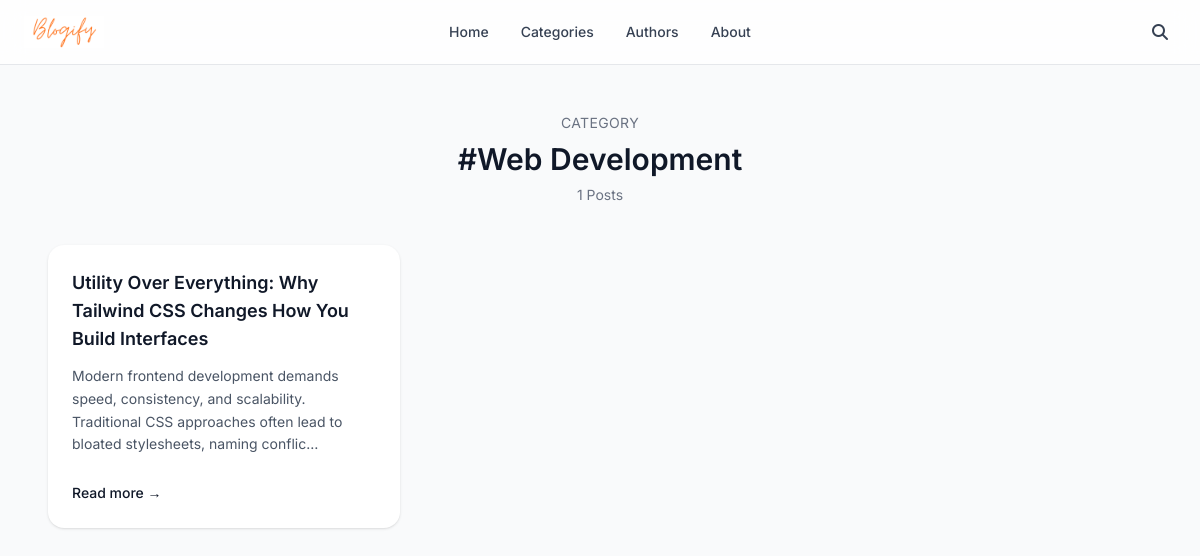
The page /category/web-development on the database its author committed.
### main/models.py (models this page shows, shortened)
class Category(models.Model):
    category = models.CharField(max_length=30)
    slug = models.SlugField(unique=True,max_length=20,blank=True)
    def __str__(self):
        return self.category

class Post(models.Model):
    title = models.CharField(max_length=150)
    content = RichTextUploadingField()
    date = models.DateField(auto_now=True)
    category = models.ManyToManyField(Category)
    author = models.ForeignKey(Author,on_delete=models.CASCADE)
    slug = models.SlugField(unique=True,max_length=50,blank=True)

### main/views.py (the view)
# urls.py: path("category/<slug:slug>",views.category_page,name="category_page"),
def category_page(request,slug):
    category = get_object_or_404(Category,slug=slug)
    posts = Post.objects.filter(category=category)
    context = {
        "category" : category,
        "posts" : posts,
    }
    return render(request,"pages/category_page.html",context)

### main/templates/pages/category_page.html (shortened to what this page needs)
{% extends "base.html" %}
{% block index-main %}
<div class="max-w-6xl mx-auto px-6 py-12">
    <div class="text-center mb-10">
        <p class="text-sm text-gray-500 uppercase tracking-wide">Category</p>
        <h1 class="text-3xl font-semibold text-gray-900 mt-2">
            #{{ category }}
        </h1>
        <p class="text-sm text-gray-500 mt-2">
            {{ posts|length }} Posts
        </p>
    </div>
    <div class="grid gap-6 sm:grid-cols-2 lg:grid-cols-3">
        {% for post in posts %}
        <div class="bg-white rounded-2xl shadow-sm hover:shadow-md transition duration-200 p-6 flex flex-col justify-between">
            <div>
                <a href="{% url 'single_post' post.slug %}"
                   class="text-lg font-semibold text-gray-900 hover:text-gray-700 transition">
                    {{ post.title }}
                </a>
                <p class="text-sm text-gray-600 mt-3 leading-relaxed">
                    {{ post.content|striptags|truncatechars:150 }}
                </p>
            </div>
            <div class="mt-6">
                <a href="{% url 'single_post' post.slug %}"
                   class="text-sm font-medium text-gray-900 hover:underline">
                    Read more →
                </a>
            </div>
        </div>
        {% empty %}
        <div class="col-span-full text-center text-gray-500 py-16">
            No posts found in this category.
        </div>
        {% endfor %}
    </div>
</div>
{% endblock index-main %}

### main/static/main.css (style rules this page uses)
* { font-family: Inter; user-select: none; }

### rows shown on the page
Category: category "Web Development"
Post: title "Utility Over Everything: Why Tailwind CSS Changes How You Build Interfaces", content "Modern frontend development demands speed, consistency, and scalability. Traditional CSS approaches often lead to bloated stylesheets, naming conflic…"

### other values the page prints
{{ posts|length }} "1"
